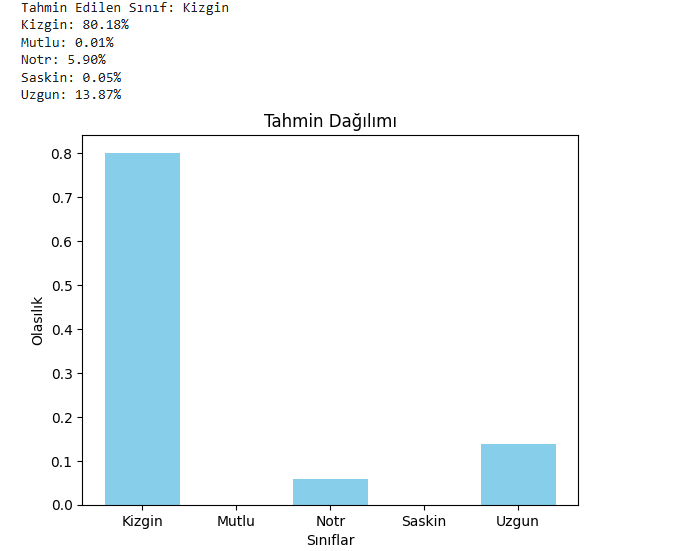
#> input picture img/Ekran görüntüsü 2025-01-03 201810.png, 678 x 551 px; its folder holds only this picture in this run
$ python -i augemente_face.py   (imports and definitions only)
#> lines starting #> are read from the running program, lines starting #| are printed output that depends on the picture
#> further down, picture is the input picture: PIL image 678x551 RGBA; mean R, G, B, A 240.8, 247, 249.6, 255
import os
from PIL import Image, ImageEnhance, ImageFilter, ImageDraw
import random

input_folder = "."
output_folder = "augmented_photos"

# [1 line not run here, left out]

def augment_image(image):
    # Görüntüyü RGB moduna dönüştürme
    if image.mode != "RGB":
        image = image.convert("RGB")

    # Resmi döndür (0 ile 20 derece arasında)
    angle = random.uniform(0, 20)
    augmented_image = image.rotate(angle)
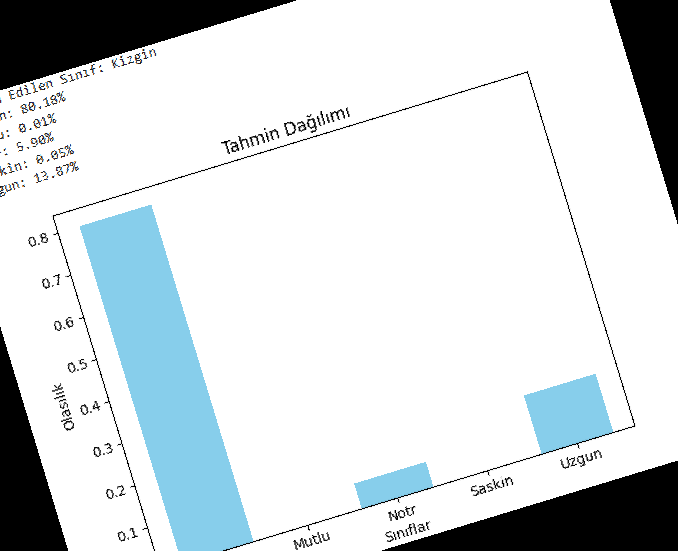
#> augmented_image: PIL image 678x551 RGB; mean R, G, B 212.4, 218.6, 221.2

    # Parlaklık değiştirme
    brightness_enhancer = ImageEnhance.Brightness(augmented_image)
    brightness_factor = random.uniform(0.7, 1.3)
    augmented_image = brightness_enhancer.enhance(brightness_factor)
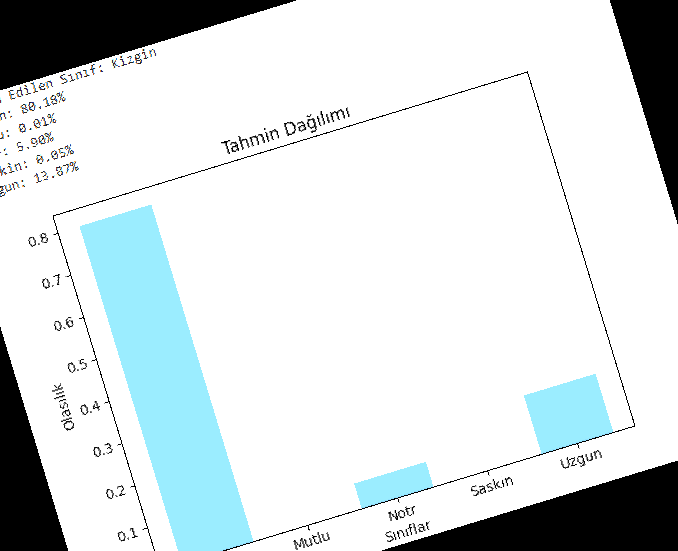
#> augmented_image: PIL image 678x551 RGB; mean R, G, B 214.5, 221.7, 223.2

    # Kontrast değiştirme
    contrast_enhancer = ImageEnhance.Contrast(augmented_image)
    contrast_factor = random.uniform(0.7, 1.3)
    augmented_image = contrast_enhancer.enhance(contrast_factor)

    # %10 olasılıkla bulanıklık ekleme
    if random.random() < 0.1:
        augmented_image = augmented_image.filter(ImageFilter.GaussianBlur(radius=2))

    # Rastgele şekil çizme
    draw = ImageDraw.Draw(augmented_image)
    shape_type = random.choice(['line', 'rectangle', 'circle'])

    # Şekil konumu ve boyutu rastgele, ama fotoğraf boyutunu geçmeme şartı var
    width, height = augmented_image.size
#> width = 678; height = 551
    x1, y1 = random.randint(0, width), random.randint(0, height)
#> x1 = 497; y1 = 414
    x2, y2 = random.randint(0, width), random.randint(0, height)
#> x2 = 310; y2 = 488

    # Koordinatları sıralama (rectangle çizimi için x1 <= x2 ve y1 <= y2 olma şartı var)
    x1, x2 = sorted([x1, x2])
#> x1 = 310; x2 = 497
    y1, y2 = sorted([y1, y2])

    if shape_type == 'line':
        draw.line([x1, y1, x2, y2], fill=random.choice(["red", "green", "blue", "yellow"]), width=3)
    elif shape_type == 'rectangle':
        draw.rectangle([x1, y1, x2, y2], outline=random.choice(["red", "green", "blue", "yellow"]), width=3)
    elif shape_type == 'circle':
        radius = random.randint(10, 50)
        draw.ellipse([x1, y1, x1 + radius, y1 + radius], outline=random.choice(["red", "green", "blue", "yellow"]), width=3)

    return augmented_image

# Dosyaları okuma ve veri artırımı uygulama
counter = 1

# [15 lines not run here, left out]

>>> from PIL import Image
>>> picture = Image.open('img/Ekran görüntüsü 2025-01-03 201810.png')
>>> result = augment_image(picture)
